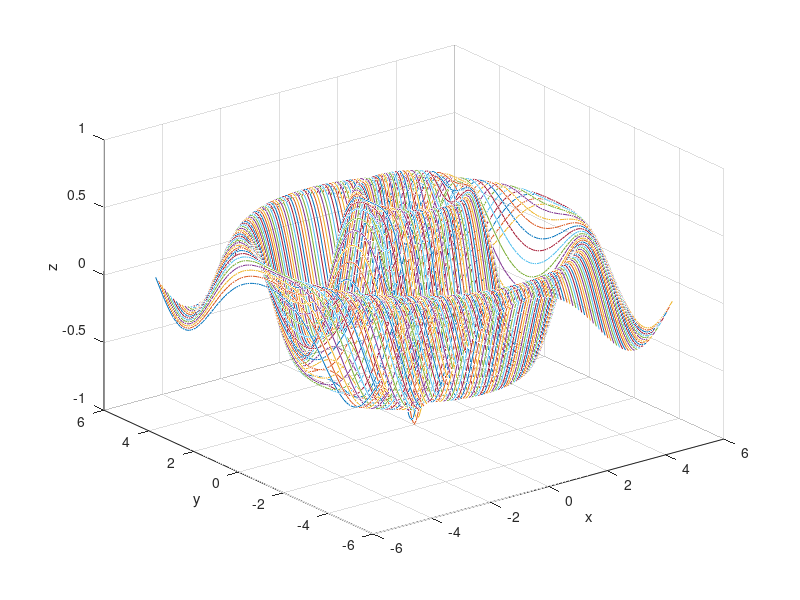

Write the MATLAB code that produced this figure.
xRange=-5:0.1:5;
yRange=-5:0.1:5;
[X,Y]=meshgrid(xRange,yRange);
R=sqrt((X.^2)+(Y.^2));
Z=(-cos(2.*R))./(exp(0.2.*R));
plot3(X,Y,Z)
grid on
xlabel('x');
ylabel('y');
zlabel('z');
